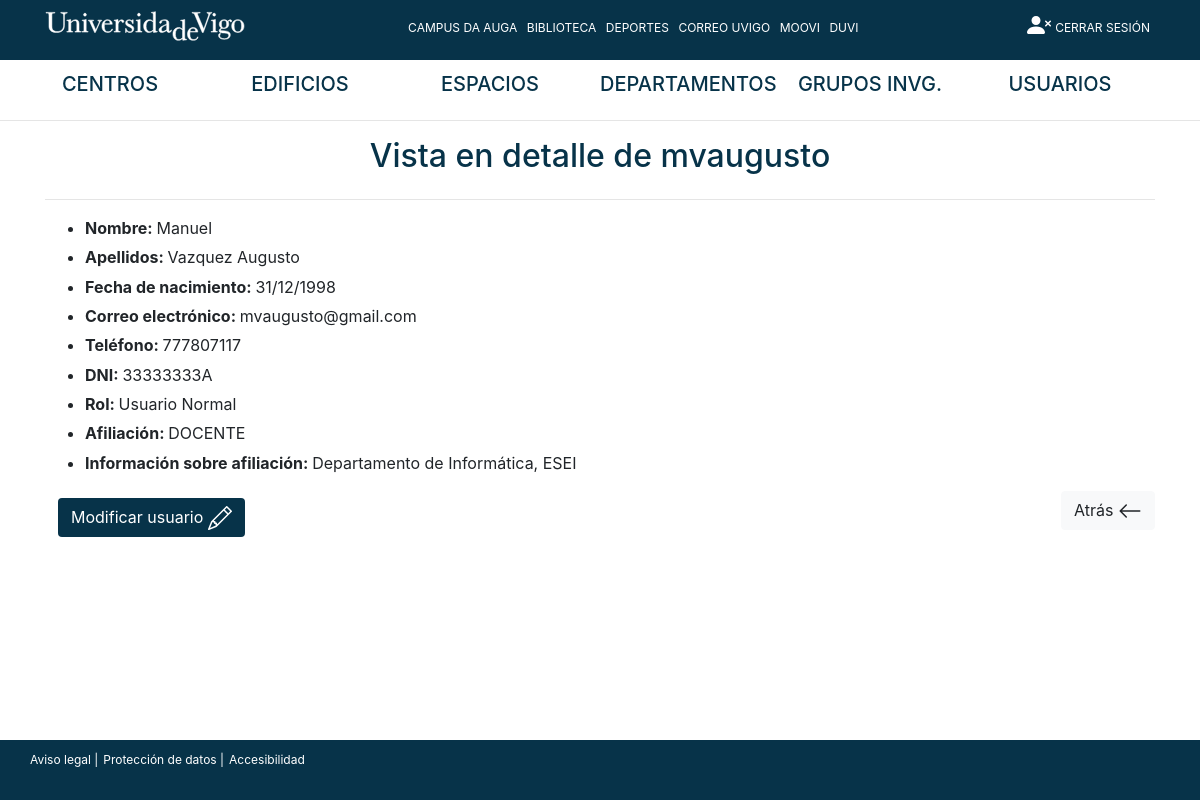
Screenshot of /Controllers/User_Controller.php?action=showcurrent&login_usuario=mvaugusto (signed in) with the database file from the repository.
### tables this page shows
CREATE TABLE `usuario` (
	`usuario_id` int NOT NULL AUTO_INCREMENT,
	`login` VARCHAR(12) NOT NULL UNIQUE,
	`nombre` VARCHAR(15) NOT NULL,
	`apellidos` VARCHAR(25) NOT NULL,
	`password` VARCHAR(64) NOT NULL,
	`fecha_nacimiento` DATE NOT NULL,
	`email_usuario` VARCHAR(30) NOT NULL,
	`telef_usuario` int NOT NULL,
	`dni` VARCHAR(9) NOT NULL UNIQUE,
	`rol` enum('ADMIN', 'USUARIO_NORMAL') NOT NULL, 
	`afiliacion` enum('DOCENTE', 'INVESTIGADOR', 'ADMINISTRACION') NOT NULL,
	`nombre_puesto` VARCHAR(60),
	`nivel_jerarquia` int,
	`depart_usuario` int,
	`grupo_usuario` int,
	`centro_usuario` int,
	PRIMARY KEY (`usuario_id`)
);

### Models/USUARIO_Model.php (called while the page is built, shortened)
<?php
include_once 'Access_DB.php';
	class USUARIO_Model{
        private $db;
		var $login;
		var $nombre;
		var $apellidos;
		var $fecha_nacimiento;
		var $email_usuario;
		var $telef_usuario;
		var $dni;
		var $rol;
		var $afiliacion;
		function __construct($usuario_id,
							 $login,
							 $nombre,
							 $apellidos,
							 $password,
							 $fecha_nacimiento,
							 $email_usuario,
							 $telef_usuario,
							 $dni,
							 $rol,
							 $afiliacion,
							 $nombre_puesto,
							 $nivel_jerarquia,
							 $depart_usuario,
							 $grupo_usuario,
							 $centro_usuario){
			$this->login = $login;
			$this->nombre = $nombre;
			$this->apellidos = $apellidos;
			$this->fecha_nacimiento = $fecha_nacimiento;
			$this->email_usuario = $email_usuario;
			$this->telef_usuario = $telef_usuario;
			$this->dni = $dni;
			$this->rol = $rol;
			$this->afiliacion = $afiliacion;
			$this->db = PDOConnection::getInstance();
		}
        function rellenaDatos(){
            $stmt = $this->db->prepare("SELECT *
					FROM usuario
					WHERE login = ?");
            $stmt->execute(array($this->login));
            $user = $stmt->fetch(PDO::FETCH_ASSOC);
            if($user != null){
                $usuario = new USUARIO_Model(
                    $user['usuario_id'],$user['login'],$user['nombre']
                    ,$user['apellidos'],$user['password'],$user['fecha_nacimiento'],$user['email_usuario']
                    ,$user['telef_usuario'],$user['dni'],$user['rol'],$user['afiliacion'],$user['nombre_puesto']
                    ,$user['nivel_jerarquia'],$user['depart_usuario'],$user['grupo_usuario'],$user['centro_usuario']
                );
                return $usuario;
            }else{
                return  'Error inesperado al intentar cumplir su solicitud de consulta';
            }
        }
        public function getLogin()
        {
            return $this->login;
        }
        public function getNombre()
        {
            return $this->nombre;
        }
        public function getApellidos()
        {
            return $this->apellidos;
        }
        public function getFechaNacimiento()
        {
            return $this->fecha_nacimiento;
        }
        public function setFechaNacimiento($fecha_nacimiento)
        {
            $this->fecha_nacimiento = $fecha_nacimiento;
        }
        public function getEmailUsuario()
        {
            return $this->email_usuario;
        }
        public function getTelefUsuario()
        {
            return $this->telef_usuario;
        }
        public function getDni()
        {
            return $this->dni;
        }
        public function getRol()
        {
            return $this->rol;
        }
        public function setRol($rol)
        {
            $this->rol = $rol;
        }
        public function getAfiliacion()
        {
            return $this->afiliacion;
        }
    }
?>

### Models/Access_DB.php (called while the page is built)
<?php
class PDOConnection
{
    private static $dbhost = "127.0.0.1";
    private static $dbname = "hauga";
    private static $dbuser = "admin_hauga";
    private static $dbpass = "admin_hauga";
    private static $db_singleton = null;
    public static function getInstance()
    {
        if (self::$db_singleton == null) {
            self::$db_singleton = new PDO(
                "mysql:host=" . self::$dbhost . ";dbname=" . self::$dbname . ";charset=utf8",
                self::$dbuser,
                self::$dbpass,
                array(
                    PDO::ATTR_EMULATE_PREPARES => false,
                    PDO::ATTR_ERRMODE => PDO::ERRMODE_EXCEPTION
                )
            );
        }
        return self::$db_singleton;
    }
}
?>

### Views/USUARIO_SHOWCURRENT_View.php (the view, shortened to what this page needs)
<?php
class USUARIO_SHOWCURRENT_View{
    var $usuario;
    var $info_afiliacion;
    var $esModificar;
    function __construct($usuario = null, $info_afiliacion = '', $esModificar = false){
        $this->usuario = $usuario;
        $this->info_afiliacion = $info_afiliacion;
        $this->esModificar = $esModificar;
        $this->render();
    }
    function render(){
    include '../Views/Header.php';
    ?>
        <div class="container">
            <?php if ($this->usuario == null){ ?>
                <div class="alert alert-danger">El usuario al que está intentando acceder no existe.</div>
            <?php } else if ($this->esModificar == false){ ?>
                <div class="row">
                    <div class="col text-center">
                        <h2 class="textoAzul">Vista en detalle de <?=$this->usuario->getLogin() ?></h2>
                    </div>
                </div>
                <hr>
                <ul>
                    <div class="row">
                        <div class="col text-left">
                            <li><b>Nombre: </b><?=$this->usuario->getNombre() ?></li>
                        </div>
                    </div>
                    <div class="row" style="padding-top: 0.5%;">
                        <div class="col text-left">
                            <li><b>Apellidos: </b><?=$this->usuario->getApellidos() ?></li>
                        </div>
                    </div>
                    <div class="row" style="padding-top: 0.5%;">
                        <div class="col text-left">
                            <li><b>Fecha de nacimiento: </b><?=$this->usuario->getFechaNacimiento() ?></li>
                        </div>
                    </div>
                    <div class="row" style="padding-top: 0.5%;">
                        <div class="col text-left">
                            <li><b>Correo electrónico: </b><?=$this->usuario->getEmailUsuario() ?></li>
                        </div>
                    </div>
                    <div class="row" style="padding-top: 0.5%;">
                        <div class="col text-left">
                            <li><b>Teléfono: </b><?=$this->usuario->getTelefUsuario() ?></li>
                        </div>
                    </div>
                    <div class="row" style="padding-top: 0.5%;">
                        <div class="col text-left">
                            <li><b>DNI: </b><?=$this->usuario->getDni() ?></li>
                        </div>
                    </div>
                    <div class="row" style="padding-top: 0.5%;">
                        <div class="col text-left">
                            <li><b>Rol: </b><?=$this->usuario->getRol() ?></li>
                        </div>
                    </div>
                    <div class="row" style="padding-top: 0.5%;">
                        <div class="col text-left">
                            <li><b>Afiliación: </b><?=$this->usuario->getAfiliacion() ?></li>
                        </div>
                    </div>
                    <div class="row" style="padding-top: 0.5%;">
                        <div class="col text-left">
                            <li><b>Información sobre afiliación: </b><?=$this->info_afiliacion ?></li>
                        </div>
                    </div>
                </ul>
            <?php } else { ?>
            <?php } ?>
            <div class="row">
                <div class="col text-left">
                    <a href="../Controllers/User_Controller.php?action=edit&login_usuario=<?=$this->usuario->getLogin()?>" class="btn">
                        <button class="btn" style="background-color: #073349; color: white">
                            Modificar usuario
                        </button>
                    </a>
                </div>
                <div class="col text-right">
                    <?php
                    if ($_SESSION['rol'] == 'ADMIN'){
                        $ruta = "../Controllers/User_Controller.php?action=showall&numero_pagina=1";
                    }else{
                        $ruta = "../Controllers/Index_Controller.php";
                    }
                    ?>
                    <a id="botonAtrasCurrentUser" href="<?= $ruta ?>" class="btn btn-light">
                        Atrás
                        <svg width="1.5em" height="1.5em" viewBox="0 0 16 16" class="bi bi-arrow-left" fill="currentColor" xmlns="http://www.w3.org/2000/svg">
                            <path fill-rule="evenodd" d="M15 8a.5.5 0 0 0-.5-.5H2.707l3.147-3.146a.5.5 0 1 0-.708-.708l-4 4a.5.5 0 0 0 0 .708l4 4a.5.5 0 0 0 .708-.708L2.707 8.5H14.5A.5.5 0 0 0 15 8z"/>
                        </svg>
                    </a>
                </div>
            </div>
        </div>
        <?php
        include '../Views/Footer.php';
    }
}
?>

### libraries/estilos.css (style rules this page uses)
.textoAzul { color: #073349; }

### rows the page displays
usuario: login "mvaugusto", nombre "Manuel", apellidos "Vazquez Augusto", email_usuario "mvaugusto@gmail.com", telef_usuario "777807117", dni "33333333A", afiliacion "DOCENTE"

### other values shown
$this->usuario->getFechaNacimiento() "31/12/1998"
$this->usuario->getRol() "Usuario Normal"
$this->info_afiliacion "Departamento de Informática, ESEI"
